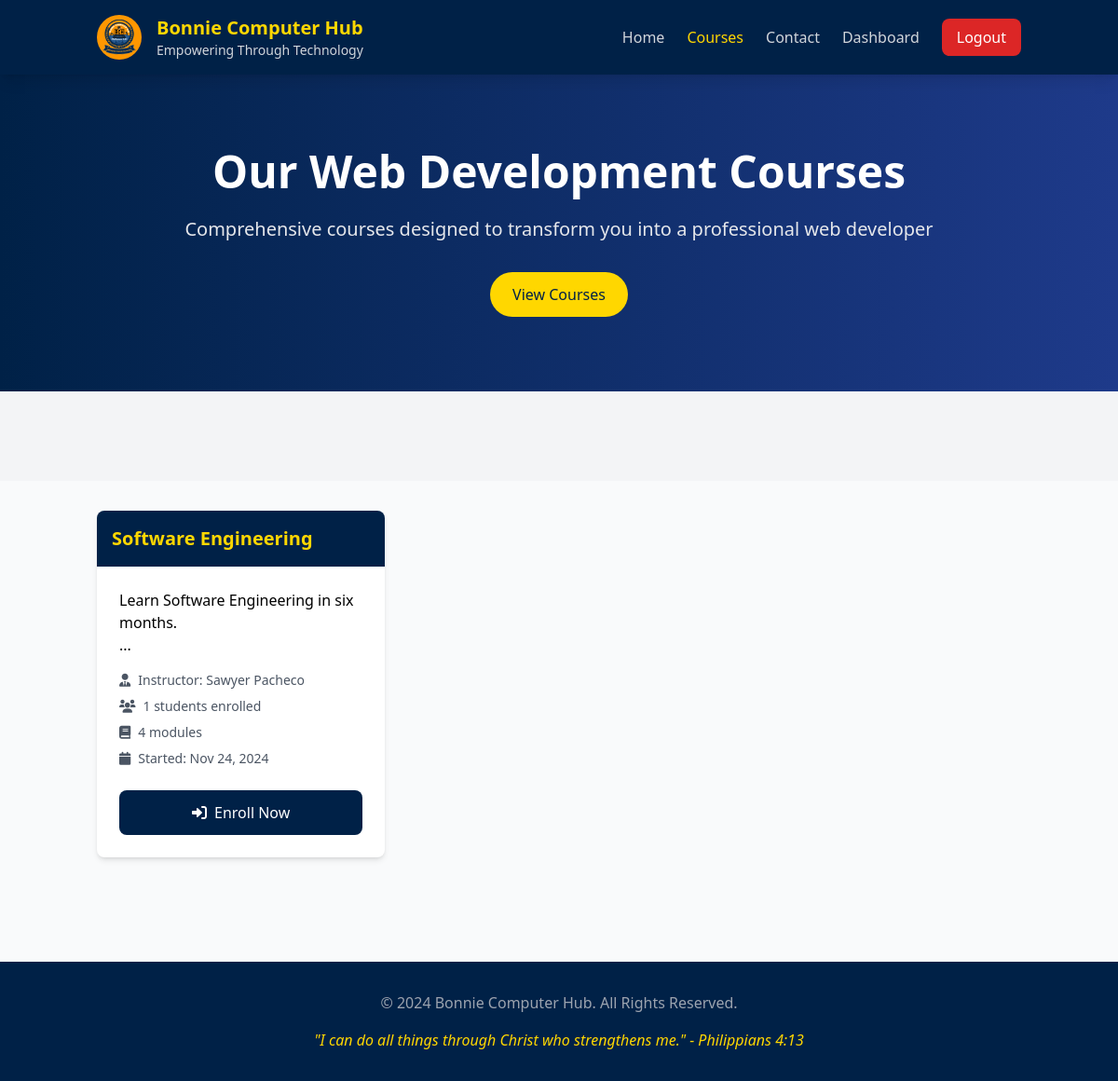
The page /LMS/pages/courses.php (signed in) on the database its author committed.
### tables this page shows
CREATE TABLE `courses` (
  `id` int(11) NOT NULL,
  `course_name` varchar(255) NOT NULL,
  `description` text NOT NULL,
  `created_by` int(11) NOT NULL,
  `status` enum('active','inactive') DEFAULT 'active',
  `created_at` timestamp NOT NULL DEFAULT current_timestamp()
);

CREATE TABLE `users` (
  `id` int(11) NOT NULL,
  `name` varchar(255) NOT NULL,
  `email` varchar(255) NOT NULL,
  `password` varchar(255) NOT NULL,
  `role` enum('student','instructor','admin') NOT NULL,
  `profile_image` varchar(255) DEFAULT NULL,
  `bio` text DEFAULT NULL,
  `created_at` timestamp NOT NULL DEFAULT current_timestamp()
);

### LMS/pages/courses.php (the view, shortened to what this page needs)
<?php
require_once '../includes/db_connect.php';
$stmt = $pdo->query("
    SELECT c.*, u.name as instructor_name,
           (SELECT COUNT(*) FROM enrollments WHERE course_id = c.id) as enrolled_students,
           (SELECT COUNT(*) FROM course_modules WHERE course_id = c.id) as total_modules
    FROM courses c
    JOIN users u ON c.created_by = u.id
    WHERE c.status = 'active'
    ORDER BY c.created_at DESC
");
$courses = $stmt->fetchAll(PDO::FETCH_ASSOC);
?>
<!DOCTYPE html>
<html lang="en" class="scroll-smooth">
<head>
    <script src="https://cdn.tailwindcss.com"></script>
    <link rel="stylesheet" href="https://cdnjs.cloudflare.com/ajax/libs/font-awesome/6.0.0/css/all.min.css">
</head>
<body class="bg-gray-50">
    <header class="bg-primary shadow-lg sticky top-0 z-50">
        <div class="container mx-auto px-4">
            <div class="flex items-center justify-between py-4">
                <div class="flex items-center space-x-4">
                    <img src="../images/BCH.jpg" alt="BCH Logo" class="h-12 w-12 rounded-full">
                    <div>
                        <a href="../../index.html" class="text-xl font-bold text-secondary">Bonnie Computer Hub</a>
                        <p class="text-gray-300 text-sm">Empowering Through Technology</p>
                    </div>
                </div>
                <nav class="hidden md:flex items-center space-x-6">
                    <a href="../index.php" class="text-gray-300 hover:text-secondary transition">Home</a>
                    <a href="courses.php" class="text-secondary">Courses</a>
                    <a href="contact.php" class="text-gray-300 hover:text-secondary transition">Contact</a>
                    <?php if (isset($_SESSION['user_id'])): ?>
                        <a href="../student/dashboard.php" class="text-gray-300 hover:text-secondary transition">Dashboard</a>
                        <a href="../logout.php" class="px-4 py-2 bg-red-600 text-white rounded-lg hover:bg-red-700 transition">Logout</a>
                    <?php else: ?>
                        <a href="login.php" class="px-4 py-2 bg-secondary text-primary rounded-lg hover:bg-white transition">Login</a>
                        <a href="register.php" class="px-4 py-2 border-2 border-secondary text-secondary rounded-lg hover:bg-secondary hover:text-primary transition">Register</a>
                    <?php endif; ?>
                </nav>
            </div>
        </div>
    </header>
    <section class="bg-gradient-to-r from-primary to-blue-900 py-20 text-white">
        <div class="container mx-auto px-4">
            <div class="max-w-4xl mx-auto text-center">
                <h1 class="text-4xl md:text-5xl font-bold mb-6">Our Web Development Courses</h1>
                <p class="text-xl text-gray-200 mb-8">
                    Comprehensive courses designed to transform you into a professional web developer
                </p>
                <div class="flex justify-center gap-4">
                    <a href="#courses" class="px-6 py-3 bg-secondary text-primary rounded-full hover:bg-white transition duration-300">
                        View Courses
                    </a>
                </div>
            </div>
        </div>
    </section>
    <section class="py-12 bg-gray-100">
    </section>
    <main class="container mx-auto px-4 py-8">
        <div class="grid md:grid-cols-2 lg:grid-cols-3 gap-8">
            <?php foreach ($courses as $course): ?>
                <div class="bg-white rounded-lg shadow-md overflow-hidden hover:shadow-xl transition-shadow duration-300">
                    <div class="bg-primary p-4">
                        <h2 class="text-xl font-bold text-secondary">
                            <?= htmlspecialchars($course['course_name']) ?>
                        </h2>
                    </div>
                    <div class="p-6">
                        <div class="mb-4">
                            <?= substr($course['description'], 0, 150) ?>...
                        </div>
                        <div class="space-y-2 mb-6">
                            <div class="flex items-center text-sm text-gray-600">
                                <i class="fas fa-user-tie mr-2"></i>
                                <span>Instructor: <?= htmlspecialchars($course['instructor_name']) ?></span>
                            </div>
                            <div class="flex items-center text-sm text-gray-600">
                                <i class="fas fa-users mr-2"></i>
                                <span><?= $course['enrolled_students'] ?> students enrolled</span>
                            </div>
                            <div class="flex items-center text-sm text-gray-600">
                                <i class="fas fa-book mr-2"></i>
                                <span><?= $course['total_modules'] ?> modules</span>
                            </div>
                            <div class="flex items-center text-sm text-gray-600">
                                <i class="fas fa-calendar mr-2"></i>
                                <span>Started: <?= date('M j, Y', strtotime($course['created_at'])) ?></span>
                            </div>
                        </div>
                        <?php if (isset($_SESSION['user_id'])): ?>
                            <form method="POST" class="mt-4">
                                <button type="submit" name="enroll"
                                        class="w-full bg-primary text-white py-3 rounded-lg hover:bg-opacity-90 transition">
                                    <i class="fas fa-sign-in-alt mr-2"></i>Enroll Now
                                </button>
                            </form>
                        <?php endif; ?>
                    </div>
                </div>
            <?php endforeach; ?>
        </div>
    </main>
    <footer class="bg-primary text-white py-8 mt-20">
        <div class="container mx-auto px-4 text-center">
            <p class="text-gray-400 mb-4">
                &copy; <?= date("Y") ?> Bonnie Computer Hub. All Rights Reserved.
            </p>
            <p class="text-secondary italic">
                "I can do all things through Christ who strengthens me." - Philippians 4:13
            </p>
        </div>
    </footer>
</body>
</html>

### rows shown on the page
courses: course_name "Software Engineering", description "Learn Software Engineering in six months.", created_by.name "Sawyer Pacheco", enrolled_students "1", total_modules "4", created_at "Nov 24, 2024"
